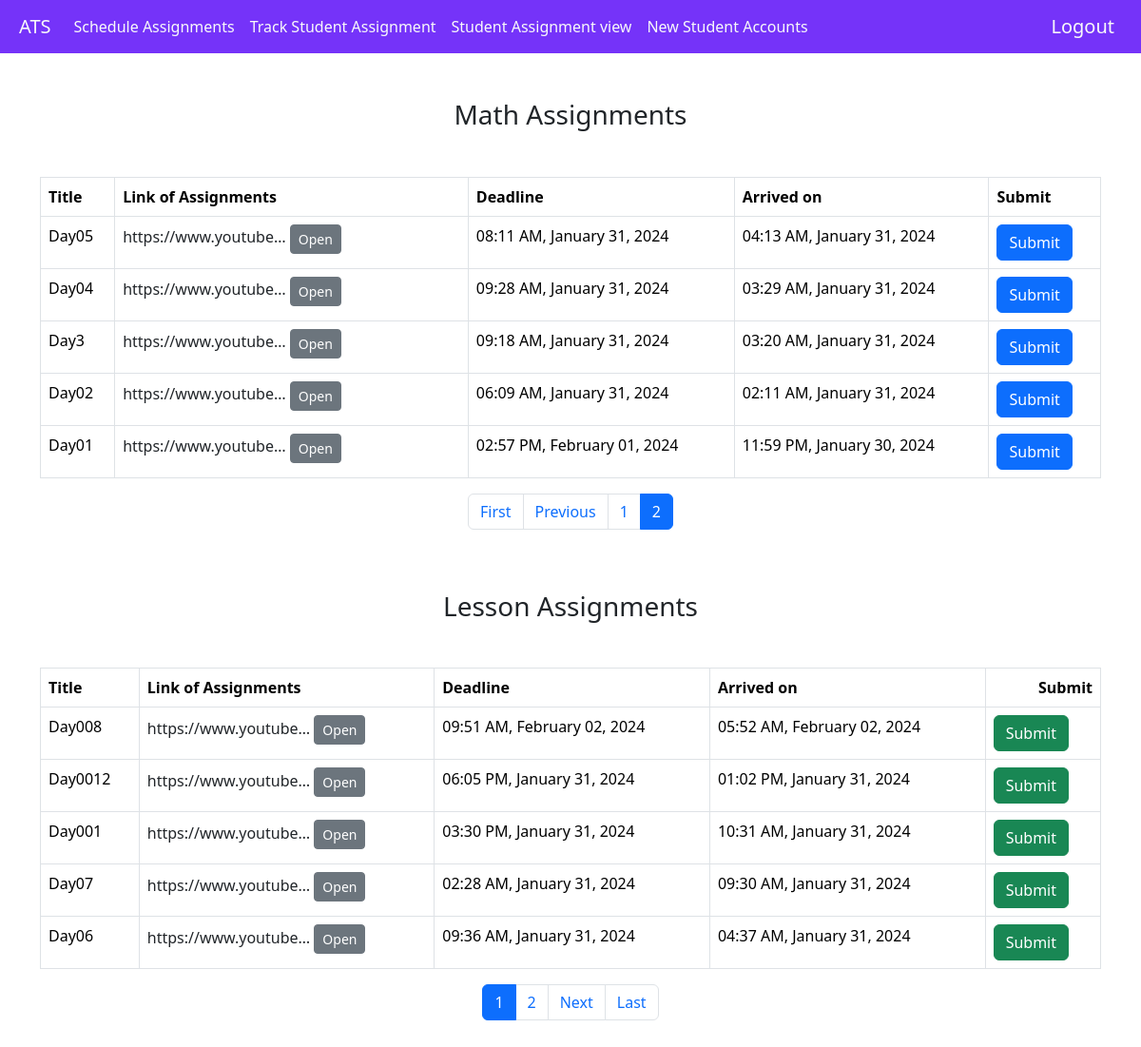
The page /all_assignments?math_page=2 (signed in) on the database its author committed.
### student_work/models.py (models this page shows, shortened)
class Assignments(models.Model):
    created_by = models.ForeignKey(
        User, on_delete=models.CASCADE, related_name="created_assignments"
    )
    created_at = models.DateTimeField(auto_now_add=True)
    updated_at = models.DateTimeField(auto_now=True)
    title = models.CharField(max_length=200, blank=True)
    description = models.TextField(max_length=150, blank=True)
    is_submitted = models.BooleanField(default=False)
    math_send_time = models.DateTimeField()
    math_deadline = models.DateTimeField()
    math_question_link = models.URLField()
    lesson_send_time = models.DateTimeField()
    lesson_deadline = models.DateTimeField()
    lesson_question_link = models.URLField()

### student_work/views.py (the view)
# urls.py: path("all_assignments", views.all_assignments, name="all_assignments"),
def all_assignments(request):
    now = time_stamp()
    now_utc = now.astimezone(pytz.utc)
    math_assignments = Assignments.objects.filter(math_send_time__lt=now_utc).order_by(
        "-math_send_time"
    )
    lesson_assignments = Assignments.objects.filter(
        lesson_send_time__lt=now_utc
    ).order_by("-lesson_send_time")
    math_data = [
        {
            "math_id": assignment.id,
            "title": assignment.title,
            "link": assignment.math_question_link,
            "deadline": timezone.localtime(assignment.math_deadline),
            "send_time": timezone.localtime(assignment.math_send_time),
            "assignment_type": "math",
        }
        for assignment in math_assignments
    ]
    lesson_data = [
        {
            "lesson_id": assignment.id,
            "title": assignment.title,
            "link": assignment.lesson_question_link,
            "deadline": timezone.localtime(assignment.lesson_deadline),
            "send_time": timezone.localtime(assignment.lesson_send_time),
            "assignment_type": "lesson",
        }
        for assignment in lesson_assignments
    ]
    math_sub_Form = Math_sub_Form()
    lesson_sub_Form = Lesson_sub_Form()
    items_per_page = 5
    math_page = request.GET.get("math_page", 1)
    math_paginator = Paginator(math_data, items_per_page)
    if not str(math_page).isdigit():
        math_page = 1
    else:
        math_page = int(math_page)
    if math_page < 1:
        math_page = 1
    elif math_page > math_paginator.num_pages:
        math_page = math_paginator.num_pages
    math_data_page = math_paginator.page(math_page)
    lesson_page = request.GET.get("lesson_page", 1)
    lesson_paginator = Paginator(lesson_data, items_per_page)
    if not str(lesson_page).isdigit():
        lesson_page = 1
    else:
        lesson_page = int(lesson_page)
    if lesson_page < 1:
        lesson_page = 1
    elif lesson_page > lesson_paginator.num_pages:
        lesson_page = lesson_paginator.num_pages
    lesson_data_page = lesson_paginator.page(lesson_page)
    context = {
        "current_time": now,
        "math_data": math_data_page,
        "lesson_data": lesson_data_page,
        "math_sub_Form": math_sub_Form,
        "lesson_sub_Form": lesson_sub_Form,
    }
    return render(request, "student_work/all_assignments.html", context)

### student_work/views.py (called while the page is built)
def time_stamp():
    timezone.activate("Asia/Kolkata")
    current_time = timezone.localtime(timezone.now())
    formatted_current = current_time.strftime("%Y-%m-%dT%H:%M")
    formatted_current_time = timezone.datetime.strptime(
        formatted_current, "%Y-%m-%dT%H:%M"
    )
    now = formatted_current_time
    return now

### student_work/templates/student_work/all_assignments.html (shortened to what this page needs)
    {% extends 'student_work/base.html' %}
    {% block content %}
    <div class="container mt-5 mb-4">
        <h3 class="text-center my-5">Math Assignments</h3>
        <div class="table-responsive">
            <table class="table table-bordered">
                <thead>
                    <tr>
                        <th>Title</th>
                        <th class="col-6 col-sm-4">Link of Assignments</th>
                        <th>Deadline</th>
                        <th>Arrived on </th>
                        <th>Submit</th>
                    </tr>
                </thead>
                <tbody>
                    {% for assignment in math_data %}
                        <tr>
                            <td>{{ assignment.title }}</td>
                            <td>
                                <a
                                    href="{{ assignment.link }}"
                                    data-bs-toggle="popover"
                                    data-bs-content="{{ assignment.link }}"
                                    data-bs-trigger="hover"
                                    data-bs-placement="top"
                                    role="button"
                                    class="text-decoration-none text-dark"
                                    target="_blank"
                                    style="transition: color 0.3s;"
                                >
                                    {{ assignment.link|truncatechars:20 }}
                                    <button
                                        class="btn btn-sm btn-secondary"
                                        data-bs-toggle="tooltip"
                                        data-bs-placement="top"
                                        title="Open in New Tab"
                                        style="pointer-events: none;"
                                    >
                                        Open
                                    </button>
                                </a>
                            </td>
                            <td>{{ assignment.deadline|date:"h:i A, F d, Y" }}</td>
                            <td>{{ assignment.send_time|date:"h:i A, F d, Y" }}</td>
                            <td>
                                {% if not assignment.is_submitted %}
                                    <button class="btn btn-primary" data-bs-toggle="modal" data-bs-target="#exampleModalMath_{{ assignment.id }}">
                                        Submit
                                    </button>
                                {% else %}
                                    <p>Assignment already submitted</p>
                                {% endif %}
                            </td>
                        </tr>
                    {% endfor %}
                </tbody>
            </table>
            <nav aria-label="Math Assignments Pagination">
                <ul class="pagination justify-content-center">
                    {% if math_data.has_previous %}
                        <li class="page-item">
                            <a class="page-link" href="?math_page=1" aria-label="First">First</a>
                        </li>
                        <li class="page-item">
                            <a class="page-link" href="?math_page={{ math_data.previous_page_number }}" aria-label="Previous">Previous</a>
                        </li>
                    {% endif %}
                    {% for page in math_data.paginator.page_range %}
                        <li class="page-item{% if page == math_data.number %} active{% endif %}">
                            <a class="page-link" href="?math_page={{ page }}">{{ page }}</a>
                        </li>
                    {% endfor %}
                </ul>
            </nav>
        </div>
        <h3 class="text-center my-5">Lesson Assignments</h3>
        <div class="table-responsive">
            <table class="table table-bordered">
                <thead>
                    <tr>
                        <th>Title</th>
                        <th>Link of Assignments</th>
                        <th>Deadline</th>
                        <th>Arrived on</th>
                        <th style="text-align: right;">Submit</th>
                    </tr>
                </thead>
                <tbody>
                    {% for assignment in lesson_data %}
                        <tr>
                            <td>{{ assignment.title }}</td>
                            <td>
                                <a
                                    href="{{ assignment.link }}"
                                    data-bs-toggle="popover"
                                    data-bs-content="{{ assignment.link }}"
                                    data-bs-trigger="hover"
                                    data-bs-placement="top"
                                    role="button"
                                    class="text-decoration-none text-dark"
                                    target="_blank"
                                    style="transition: color 0.3s;"
                                >
                                    {{ assignment.link|truncatechars:20 }}
                                    <button
                                        class="btn btn-sm btn-secondary"
                                        data-bs-toggle="tooltip"
                                        data-bs-placement="top"
                                        title="Open in New Tab"
                                        style="pointer-events: none;"
                                    >
                                        Open
                                    </button>
                                </a>
                            </td>
                            <td>{{ assignment.deadline|date:"h:i A, F d, Y" }}</td>
                            <td>{{ assignment.send_time|date:"h:i A, F d, Y" }}</td>
                            <td>
                                <button class="btn btn-success" data-bs-toggle="modal" data-bs-target="#exampleModalLesson_{{ assignment.id }}">
                                    Submit
                                </button>
                            </td>
                        </tr>
                    {% endfor %}
                </tbody>
            </table>
        <nav aria-label="Lesson Assignments Pagination">
            <ul class="pagination justify-content-center">
                {% for page in lesson_data.paginator.page_range %}
                    <li class="page-item{% if page == lesson_data.number %} active{% endif %}">
                        <a class="page-link" href="?lesson_page={{ page }}">{{ page }}</a>
                    </li>
                {% endfor %}
                {% if lesson_data.has_next %}
                    <li class="page-item">
                        <a class="page-link" href="?lesson_page={{ lesson_data.next_page_number }}" aria-label="Next">Next</a>
                    </li>
                    <li class="page-item">
                        <a class="page-link" href="?lesson_page={{ lesson_data.paginator.num_pages }}" aria-label="Last">Last</a>
                    </li>
                {% endif %}
            </ul>
        </nav>
        </div>
    </div>
    {% endblock %}

### rows shown on the page
Assignments: title "Day05", link "https://www.youtube…"
Assignments: title "Day04", link "https://www.youtube…"
Assignments: title "Day3", link "https://www.youtube…"
Assignments: title "Day02", link "https://www.youtube…"
Assignments: title "Day01", link "https://www.youtube…"
Assignments: title "Day008", link "https://www.youtube…"
Assignments: title "Day0012", link "https://www.youtube…"
Assignments: title "Day001", link "https://www.youtube…"
Assignments: title "Day07", link "https://www.youtube…"
Assignments: title "Day06", link "https://www.youtube…"

### other values the page prints
{{ assignment.deadline|date:"h:i A, F d, Y" }} "08:11 AM, January 31, 2024" "09:28 AM, January 31, 2024" "09:18 AM, January 31, 2024" "06:09 AM, January 31, 2024" "02:57 PM, February 01, 2024"
{{ assignment.send_time|date:"h:i A, F d, Y" }} "04:13 AM, January 31, 2024" "03:29 AM, January 31, 2024" "03:20 AM, January 31, 2024" "02:11 AM, January 31, 2024" "11:59 PM, January 30, 2024"
{{ page }} "1" "2"
{{ assignment.deadline|date:"h:i A, F d, Y" }} "09:51 AM, February 02, 2024" "06:05 PM, January 31, 2024" "03:30 PM, January 31, 2024" "02:28 AM, January 31, 2024" "09:36 AM, January 31, 2024"
{{ assignment.send_time|date:"h:i A, F d, Y" }} "05:52 AM, February 02, 2024" "01:02 PM, January 31, 2024" "10:31 AM, January 31, 2024" "09:30 AM, January 31, 2024" "04:37 AM, January 31, 2024"
